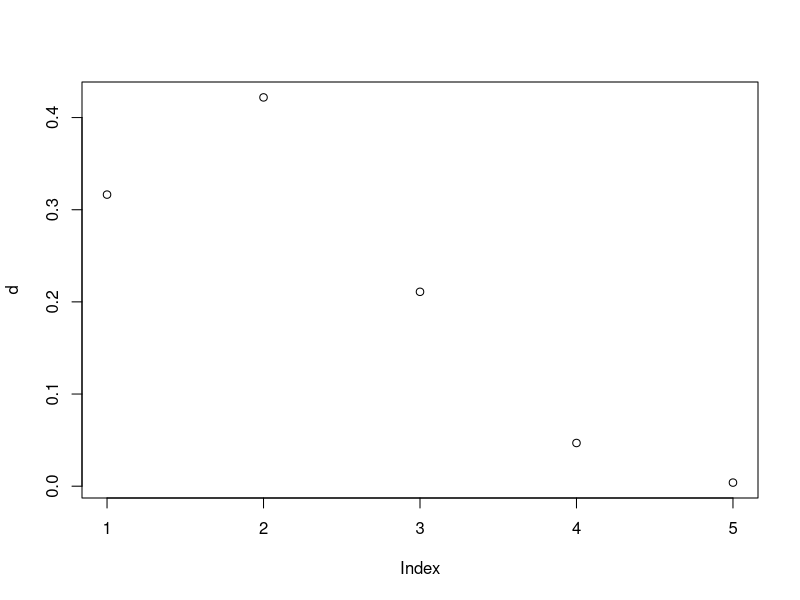
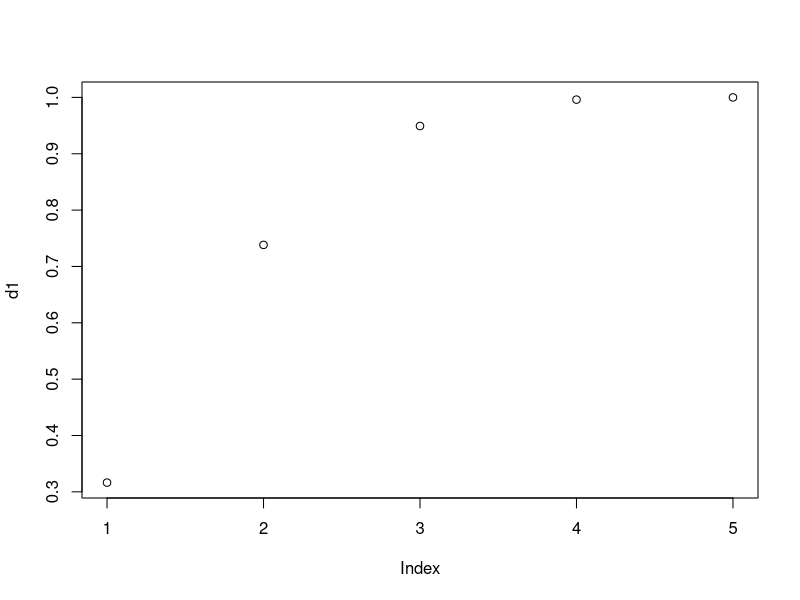

Reproduce these figures in R, in order.
## ---- chunk 1
dbinom(3, 5, 0.5)
## ---- chunk 2
dbinom(0, 4, 0.25)
## ---- chunk 3
dbinom(1, 4, 0.25)
## ---- chunk 4
dbinom(2, 4, 0.25)
## ---- chunk 5
dbinom(3, 4, 0.25)
## ---- chunk 6
dbinom(4, 4, 0.25)
## ---- chunk 7
d <- c(dbinom(0, 4, 0.25),dbinom(1, 4, 0.25),dbinom(2, 4, 0.25),dbinom(3, 4, 0.25),dbinom(4, 4, 0.25))

plot(d)
## ---- chunk 8
pbinom(0, 4, 0.25)
## ---- chunk 9
pbinom(3, 4, 0.25)
## ---- chunk 10
d1 <- c(pbinom(0, 4, 0.25),pbinom(1, 4, 0.25),pbinom(2, 4, 0.25),pbinom(3, 4, 0.25),pbinom(4, 4, 0.25))

plot(d1)
## ---- chunk 11
dbinom(7, 12, 0.25)
## ---- chunk 12
dbinom(12, 12, 0.25)
## ---- chunk 13
pnorm(6, 8, 2)
## ---- chunk 14
pnorm(8, 8, 2)
## ---- chunk 15
pnorm(6, 8, 2, lower.tail = F)
## ---- chunk 16
pnorm(10, 8, 2, lower.tail = F)
